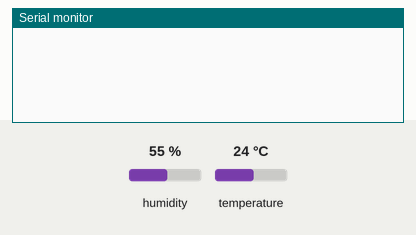
Simulated run of this sketch. Board: Arduino Uno, built with avr-gcc and run on an emulated ATmega328P. Shown: the last lines printed to the serial monitor. Inputs (shaded band) come from the test bench; at power-on: humidity 55 %, temperature 24 °C. WiFi joins after 1.5 s; servers stay silent unless stated.

Above: at 2.7 s.
2.8 s: humidity set to 22 %
At 8.1 s:
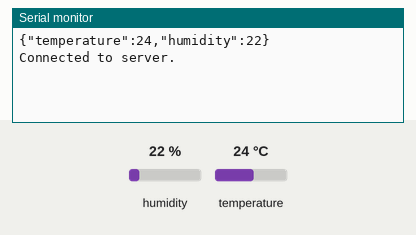
10.5 s: temperature set to 12 °C
At 11.87 s:
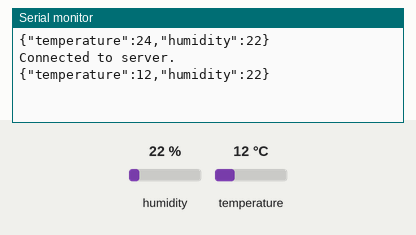
18.2 s: humidity set to 40 %
At 23.7 s:
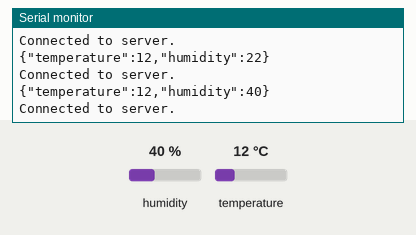

Measured:
- after the input at 2.8 s, the serial monitor: prints a new line after 3.7 s (image 1)
- after the input at 10.5 s, the serial monitor: prints a new line after 1.2 s (image 2)
- after the input at 18.2 s, the serial monitor: prints a new line after 3.9 s (image 3)

The sketch:

PostDHTData.ino
```cpp
#include <ArduinoJson.h>
#include <DHT.h>
#include <Ethernet.h>
#include <SPI.h>

constexpr uint8_t dhtPin = 2;       // Pin connected to the DHT sensor.
constexpr uint8_t dhtType = DHT22;  // Use DHT 22 (AM2302)
DHT dht{dhtPin, dhtType};

void setup() {
  // Initialize Serial port.
  Serial.begin(9600);

  // Initialize DHT.
  dht.begin();

  // Initialize Ethernet library
  byte mac[] = {0xDE, 0xAD, 0xBE, 0xEF, 0xFE, 0xED};
  if (!Ethernet.begin(mac)) {
    Serial.println(F("Failed to configure Ethernet"));
  }
}

void loop() {
  // Wait 5 seconds between measurements.
  // Reading temperature or humidity takes about 250 milliseconds!
  // Sensor readings may also be up to 2 seconds 'old' (its a very slow sensor)
  delay(5000);

  // Memory pool for JSON object tree.
  // Inside the brackets, 200 is the size of the pool in bytes.
  StaticJsonBuffer<200> jsonBuffer;

  // It's a reference to the JsonObject, the actual bytes are inside the
  // JsonBuffer with all the other nodes of the object tree.
  // Memory is freed when jsonBuffer goes out of scope.
  auto& root = jsonBuffer.createObject();

  // Read temperature and set its value.
  const auto temperature = dht.readTemperature();
  if (isnan(temperature)) {
    setError(root, "Error reading temperature!");
  }
  else {
    root["temperature"] = temperature;
  }

  // Read humidity and set its value.
  const auto humidity = dht.readHumidity();
  if (isnan(humidity)) {
    setError(root, "Error reading humidity!");
  }
  else {
    root["humidity"] = humidity;
  }

  // Serialize Json.
  root.printTo(Serial);
  Serial.print("\n");  // Delimiter to use.

  // Http request.
  EthernetClient client;
  client.setTimeout(2000);
  if (client.connect("192.168.1.6", 2888)) {
    Serial.println("Connected to server.");
    client.println("POST /dht HTTP/1.1");
    client.println("Host: 192.168.1.6");
    client.println("Content-Type: application/json");
    client.print("Content-Length: ");
    client.println(root.measureLength());
    client.println();
    root.printTo(client);

    client.flush();
    client.stop();
  }
  else {
    Serial.println("Failed to connected to server.");
  }
}

// Sets the error value at errors key.
void setError(JsonObject& obj, const String& message) {
    auto& errors = obj.containsKey("errors")
      ? obj["errors"]
      : obj.createNestedArray("errors");
    auto& error = errors.createNestedObject();
    error["message"] = message;
}
```
